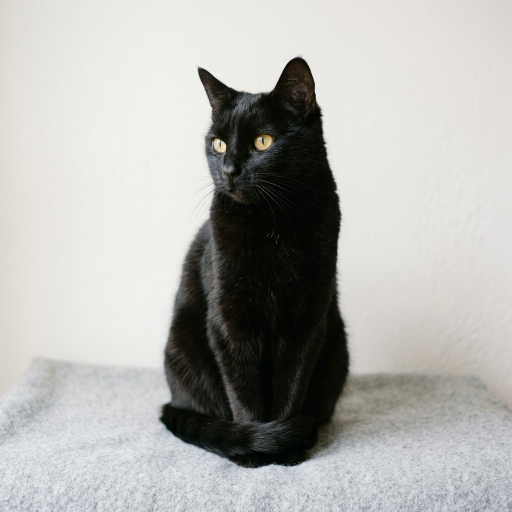
#> input picture data/animals/cat-01.jpg, 1024 x 1024 px (shown at 1/2 size); its folder holds 4 pictures in this run
$ python make_web_photos.py
#> lines starting #> are read from the running program, lines starting #| are printed output that depends on the picture
"""Make web-sized copies of the animal photos for the app to serve.

    uv run python scripts/make_web_photos.py

Reads data/animals/*.jpg and writes app/static/animals/<id>.jpg, at most
800 pixels on the long side and under 150 KB. Safe to re-run.
"""

import io
from pathlib import Path

from PIL import Image

ROOT = Path(__file__).resolve().parent.parent
SOURCE = ROOT / "data" / "animals"
TARGET = ROOT / "app" / "static" / "animals"
MAX_SIDE = 800
MAX_BYTES = 150 * 1024


def shrink(path: Path) -> bytes:
    with Image.open(path) as img:
#> img is the input picture: PIL image 1024x1024 RGB; mean R, G, B 177.6, 177.3, 174.2
        img = img.convert("RGB")
        img.thumbnail((MAX_SIDE, MAX_SIDE), Image.Resampling.LANCZOS)
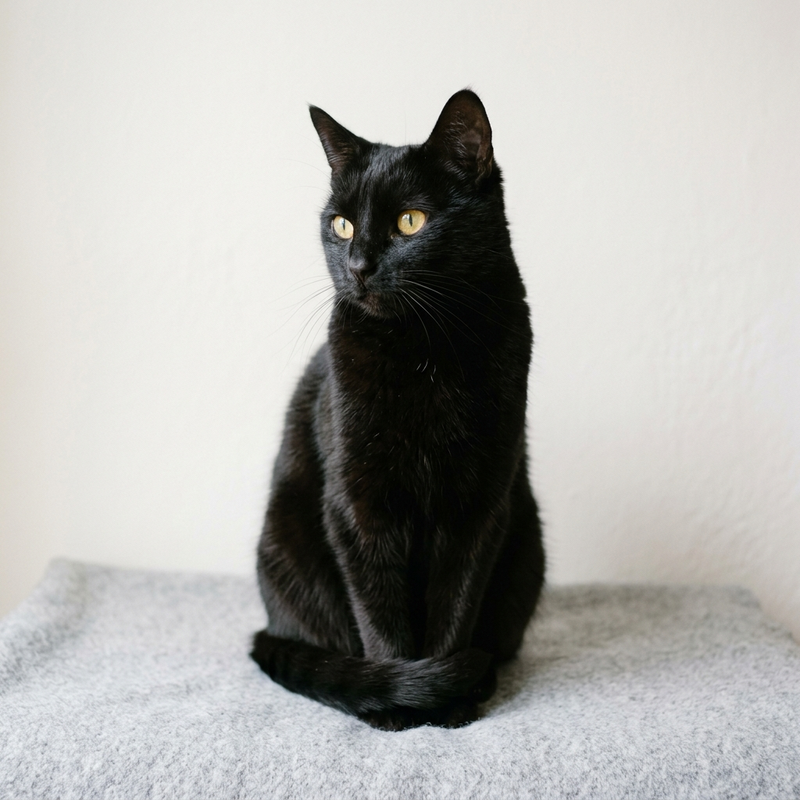
#> img: PIL image 800x800 RGB; mean R, G, B 177.6, 177.3, 174.2
        # Step the quality down until the file fits.
        for quality in range(85, 35, -5):
            buf = io.BytesIO()
            img.save(buf, "JPEG", quality=quality, optimize=True, progressive=True)
            if buf.tell() <= MAX_BYTES:
                return buf.getvalue()
    raise ValueError(f"{path.name} does not fit in {MAX_BYTES} bytes")


def main() -> None:
    TARGET.mkdir(parents=True, exist_ok=True)
    for path in sorted(SOURCE.glob("*.jpg")):
        data = shrink(path)
        (TARGET / path.name).write_bytes(data)
        print(f"{path.name}: {path.stat().st_size // 1024} KB -> {len(data) // 1024} KB")
#> pass 2 of the loop in main, `for path in sorted(SOURCE.glob("*.jpg")):`:
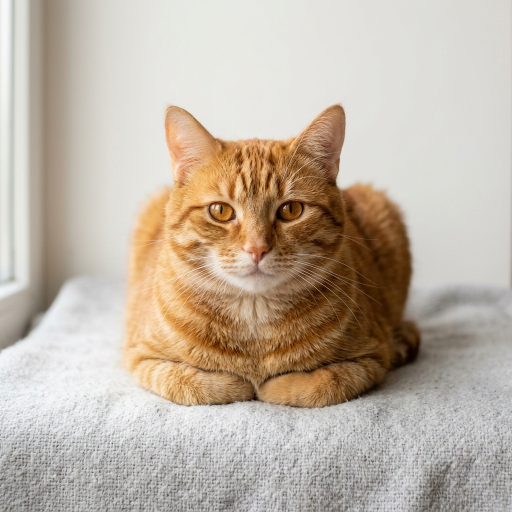
#> input picture data/animals/cat-02.jpg, 1024 x 1024 px (shown at 1/2 size)
#> in shrink, img is the input picture: PIL image 1024x1024 RGB; mean R, G, B 191, 178.5, 164.6
#> in shrink (call 2), `img.thumbnail((MAX_SIDE, MAX_SIDE), Image.Resampling.LANCZOS)`:
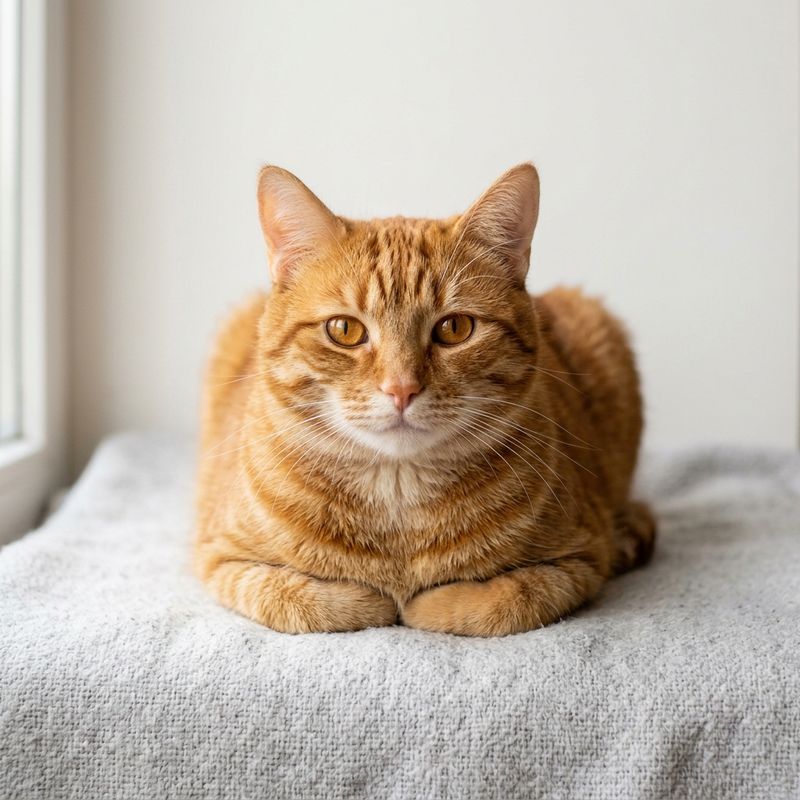
#> img: PIL image 800x800 RGB; mean R, G, B 191, 178.5, 164.6
#> pass 3 of the loop in main, `for path in sorted(SOURCE.glob("*.jpg")):`:
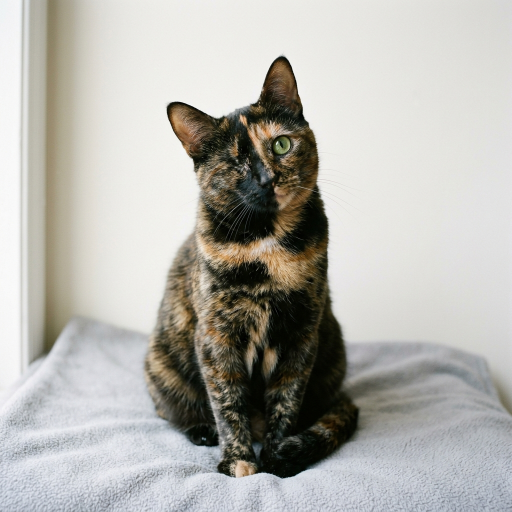
#> input picture data/animals/cat-03.jpg, 1024 x 1024 px (shown at 1/2 size)
#> in shrink, img is the input picture: PIL image 1024x1024 RGB; mean R, G, B 179.8, 178.6, 173
#> in shrink (call 3), `img.thumbnail((MAX_SIDE, MAX_SIDE), Image.Resampling.LANCZOS)`:
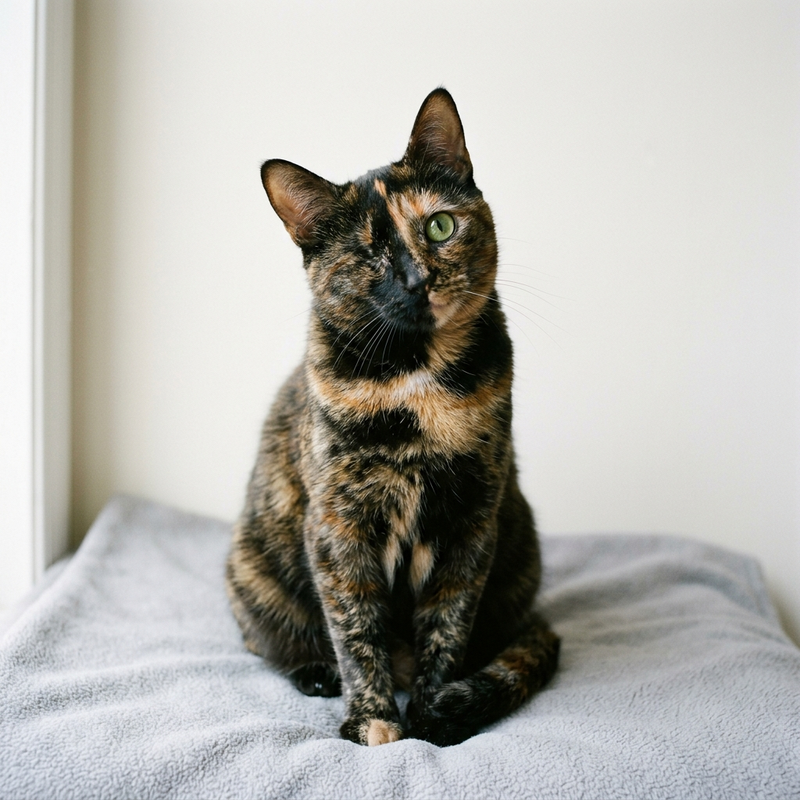
#> img: PIL image 800x800 RGB; mean R, G, B 179.8, 178.6, 173
#> the loop made 4 passes; the first 3 are shown


if __name__ == "__main__":
    main()
